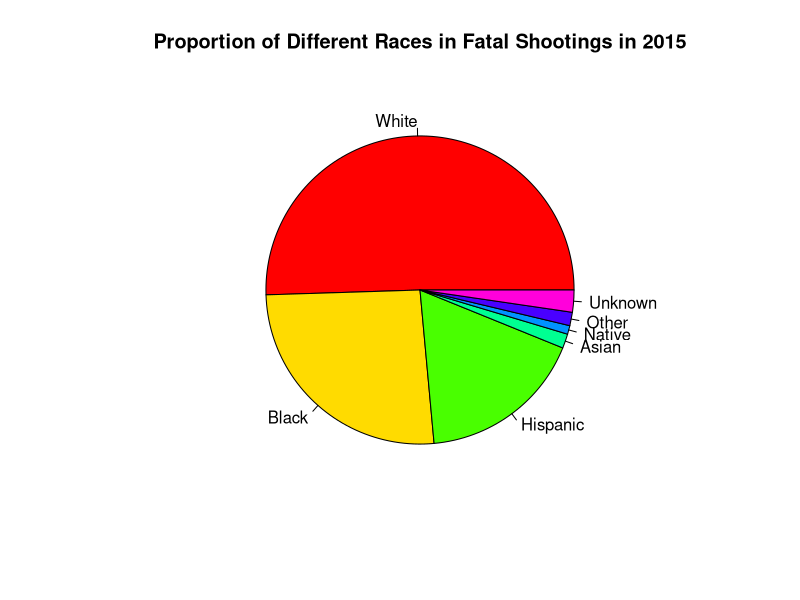
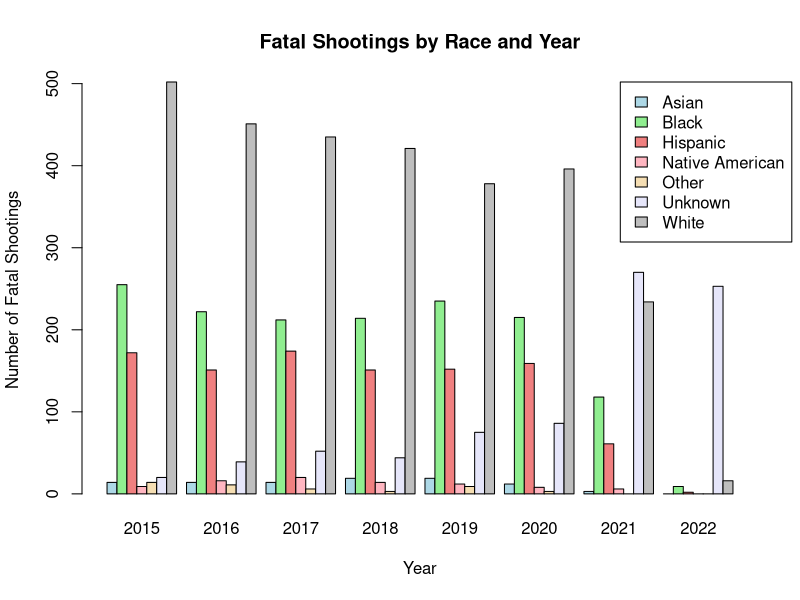
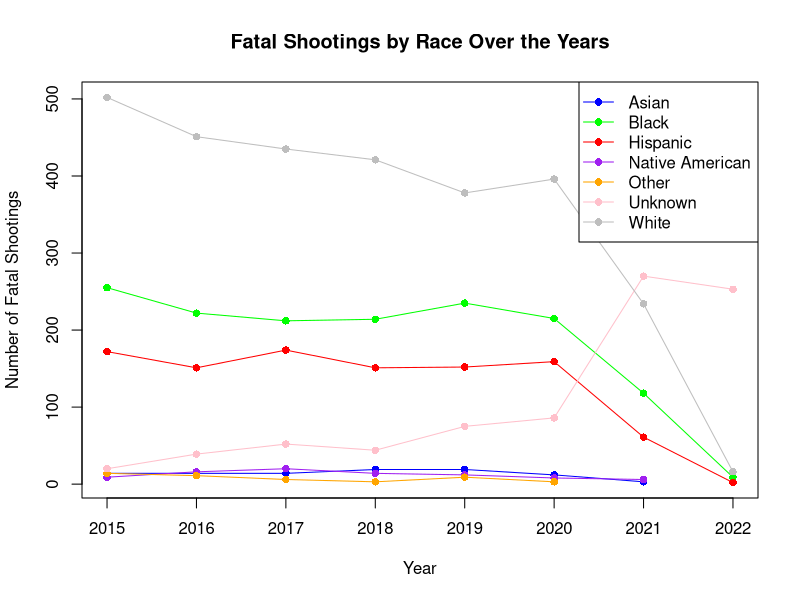
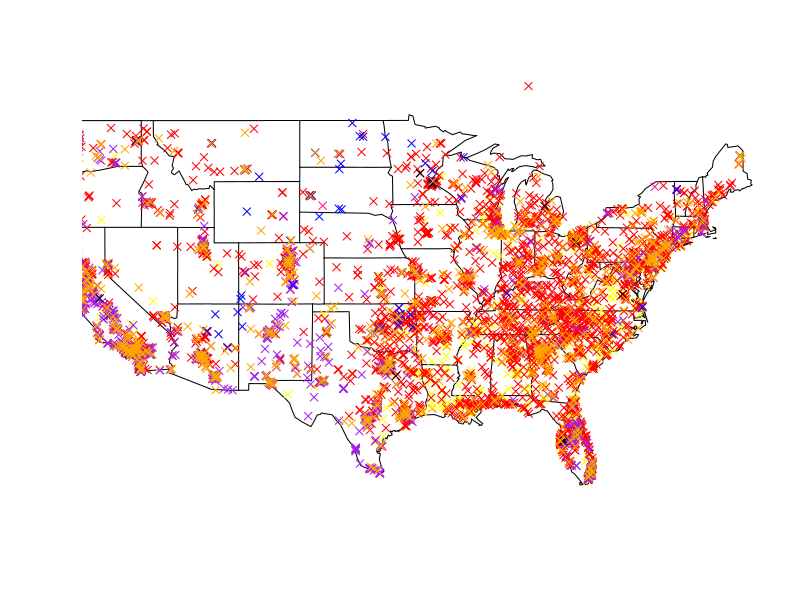
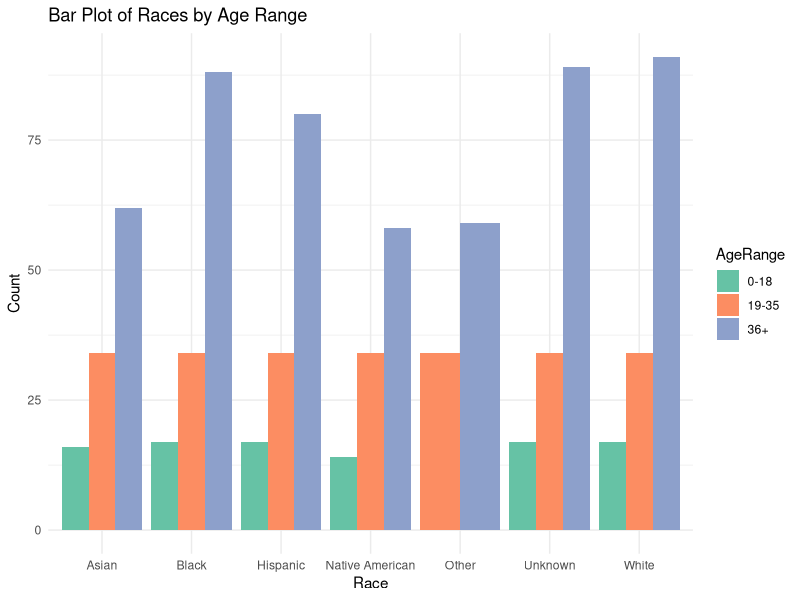

Here is the R script that generated these plots, in order:
## ---- chunk 1
FatalShootingsStats <- read.csv("FatalPoliceShootings_US.csv")

print(class(FatalShootingsStats))

head(FatalShootingsStats)
## ---- chunk 2
#Convert the `date` column to Date format so can extract the year
FatalShootingsStats$date <- as.Date(FatalShootingsStats$date, format = "%m/%d/%Y")

#Made new column for year as an int
FatalShootingsStats$year <- as.integer(format(FatalShootingsStats$date, "%Y"))


## ---- chunk 3
#Analyze 2015 as a test run

data_filtered <- FatalShootingsStats[FatalShootingsStats$year == 2015, ]


#Grab the total amount of times certain races are in the data
asian_count <- nrow(data_filtered[data_filtered$race_name == 'Asian', ])
black_count <- nrow(data_filtered[data_filtered$race_name == 'Black', ])
white_count <- nrow(data_filtered[data_filtered$race_name == 'White', ])
hispanic_count <- nrow(data_filtered[data_filtered$race_name == 'Hispanic', ])
native_count <- nrow(data_filtered[data_filtered$race_name == 'Native American', ])
other_count <- nrow(data_filtered[data_filtered$race_name == 'Other', ])
unknown_count <- nrow(data_filtered[data_filtered$race_name == 'Unknown', ])

#Created a data.frame with counts so can plot them
race_counts <- data.frame(
  race = c("White", "Black", "Hispanic", "Asian", "Native", "Other", "Unknown"),
  count = c(white_count, black_count, hispanic_count, asian_count, native_count, other_count, unknown_count)
)

#Created a pie chart
pie(race_counts$count, 
    labels = race_counts$race, 
    main = "Proportion of Different Races in Fatal Shootings in 2015",
    col = rainbow(length(race_counts$count)))


## ---- chunk 4
## Sophia's addition 
#creating subsets by year

FatalShootingsStats <- na.omit(FatalShootingsStats) # getting rid of rows with any NA values

# basic stats dependent on year
data_15 <- subset(FatalShootingsStats, FatalShootingsStats$year == 2015 )
data_16 <- subset(FatalShootingsStats, FatalShootingsStats$year == 2016 )
data_17 <- subset(FatalShootingsStats, FatalShootingsStats$year == 2017 )
data_18 <- subset(FatalShootingsStats, FatalShootingsStats$year == 2018 )
data_19 <- subset(FatalShootingsStats, FatalShootingsStats$year == 2019 )
data_20 <- subset(FatalShootingsStats, FatalShootingsStats$year == 2020 )
data_21 <- subset(FatalShootingsStats, FatalShootingsStats$year == 2021 )
data_22 <- subset(FatalShootingsStats, FatalShootingsStats$year == 2022 )

total <- c(nrow(data_15), nrow(data_16), nrow(data_17), nrow(data_18), nrow(data_19), nrow(data_20), nrow(data_21), nrow(data_22) )

average_age <- c(mean(data_15$age), mean(data_16$age), mean(data_17$age), mean(data_18$age), mean(data_19$age), mean(data_20$age), mean(data_21$age), mean(data_22$age))

bodycam_false <- c(sum(data_15$body_camera == "FALSE"), sum(data_16$body_camera == "FALSE"), sum(data_17$body_camera == "FALSE"), sum(data_18$body_camera == "FALSE"), sum(data_19$body_camera == "FALSE"), sum(data_20$body_camera == "FALSE"), sum(data_21$body_camera == "FALSE"), sum(data_22$body_camera == "FALSE"))

bodycam_true <- c(sum(data_15$body_camera == "TRUE"), sum(data_16$body_camera == "TRUE"), sum(data_17$body_camera == "TRUE"), sum(data_18$body_camera == "TRUE"), sum(data_19$body_camera == "TRUE"), sum(data_20$body_camera == "TRUE"), sum(data_21$body_camera == "TRUE"), sum(data_22$body_camera == "TRUE"))

bodycam_percent <- c((bodycam_true[1]/total[1]), (bodycam_true[2]/total[2]),(bodycam_true[3]/total[3]),(bodycam_true[4]/total[4]),(bodycam_true[5]/total[5]),(bodycam_true[6]/total[6]),(bodycam_true[7]/total[7]),(bodycam_true[8]/total[7]))

### adding percent of shootings with armed 
gun_armedp <- c((sum(data_15$armed == "gun") / total[1]), (sum(data_16$armed == "gun") / total[2]), (sum(data_17$armed == "gun") / total[3]), (sum(data_18$armed == "gun") / total[4]), (sum(data_19$armed == "gun") / total[5]), (sum(data_20$armed == "gun") / total[6]), (sum(data_21$armed == "gun") / total[7]), (sum(data_22$armed == "gun") / total[7]))

unarmed_armedp <- c((sum(data_15$armed == "unarmed") / total[1]), (sum(data_16$armed == "unarmed") / total[2]), (sum(data_17$armed == "unarmed") / total[3]), (sum(data_18$armed == "unarmed") / total[4]), (sum(data_19$armed == "unarmed") / total[5]), (sum(data_20$armed == "unarmed") / total[6]), (sum(data_21$armed == "unarmed") / total[7]), (sum(data_22$armed == "unarmed") / total[7]))

car_armedp <- c((sum(data_15$armed == "Vehicle") / total[1]), (sum(data_16$armed == "Vehicle") / total[2]), (sum(data_17$armed == "Vehicle") / total[3]), (sum(data_18$armed == "Vehicle") / total[4]), (sum(data_19$armed == "Vehicle") / total[5]), (sum(data_20$armed == "Vehicle") / total[6]), (sum(data_21$armed == "Vehicle") / total[7]), (sum(data_22$armed == "Vehicle") / total[7]))


mental_illness <- c(sum(data_15$signs_of_mental_illness == "TRUE")/total[1], sum(data_16$signs_of_mental_illness == "TRUE")/total[2], sum(data_17$signs_of_mental_illness == "TRUE")/total[3], sum(data_18$signs_of_mental_illness == "TRUE")/total[4], sum(data_19$signs_of_mental_illness == "TRUE")/total[5], sum(data_20$signs_of_mental_illness == "TRUE")/total[6], sum(data_21$signs_of_mental_illness == "TRUE")/total[7], sum(data_22$signs_of_mental_illness == "TRUE")/total[8])

year_stats <- data.frame(total, round(average_age, 1), bodycam_false, bodycam_true, bodycam_percent, gun_armedp, unarmed_armedp, car_armedp, mental_illness) 

names(year_stats) <- c("Total Fatal Shootings", "Average Age", "No Body Camera", "Yes Body Camera", "percent of officers with  body camera", "percent of victims armed with gun", "percent of victims unarmed", "percent of victims armed with vehicle", "percent of victims with mental illness")
rownames(year_stats) <- c("2015", "2016", "2017", "2018", "2019", "2020", "2021", "2022")
year_stats






## ---- chunk 5
# adding colunm for current president -> is not currently working,  


FatalShootingsStats$month <- as.integer(format(FatalShootingsStats$date, "%m"))
FatalShootingsStats$day <- as.integer(format(FatalShootingsStats$date, "%d"))

FatalShootingsStats$President <-ifelse(FatalShootingsStats$month >= 1 & FatalShootingsStats$day >=20 & FatalShootingsStats$year >=2021, FatalShootingsStats$President <-"Joseph R. Biden", FatalShootingsStats$President <-"Donald Trump")

FatalShootingsStats$President <-ifelse((FatalShootingsStats$month >= 1 & FatalShootingsStats$day >=20 & FatalShootingsStats$year <=2016), FatalShootingsStats$President <-"Barack Obama", FatalShootingsStats$President <-"Donald Trump")
data_18 <- subset(FatalShootingsStats, FatalShootingsStats$year >= 2015 )

head(data_18)

## ---- chunk 6
# Aggregate data by year and race_name
race_year_counts <- aggregate(FatalShootingsStats$race_name, 
                              by = list(Year = FatalShootingsStats$year, 
                                        Race = FatalShootingsStats$race_name), 
        
                      FUN = length)

# Rename the count column for clarity
colnames(race_year_counts)[3] <- "Count"

# Create a matrix to store counts for each race across years
race_counts_matrix <- xtabs(Count ~ Race + Year, data = race_year_counts)

# Set up colors for each race
colors <- c("lightblue", "lightgreen", "lightcoral", "lightpink", "wheat", "lavender", "gray")

# Create the bar plot
barplot(race_counts_matrix, beside = TRUE, col = colors,
        main = "Fatal Shootings by Race and Year",
        xlab = "Year", ylab = "Number of Fatal Shootings", 
        legend.text = rownames(race_counts_matrix), 
        args.legend = list(x = "topright", inset = c(-0.05, 0)))

## ---- chunk 7
# Set up an empty plot with the correct axes limits
plot(NULL, xlim = range(race_year_counts$Year), 
     ylim = range(race_year_counts$Count), 
     xlab = "Year", ylab = "Number of Fatal Shootings", 
     main = "Fatal Shootings by Race Over the Years")

# Define colors for each race
race_colors <- c("blue", "green", "red", "purple", "orange", "pink", "gray")

# Get unique races
unique_races <- unique(race_year_counts$Race)

# Loop through each race to plot its line on the graph
for (i in 1:length(unique_races)) {
  # Subset data for the current race
  race_data <- subset(race_year_counts, Race == unique_races[i])
  
  # Plot the line for this race
  lines(race_data$Year, race_data$Count, type = "o", col = race_colors[i], pch = 16)
}

# Add a legend
legend("topright", legend = unique_races, col = race_colors, pch = 16, lty = 1)
## ---- chunk 8
##adding map visual, needs work
library(maps)

asian_count <- subset(FatalShootingsStats, FatalShootingsStats$race_name == 'Asian' )
black_count <- subset(FatalShootingsStats, FatalShootingsStats$race_name == 'Black')
white_count <- subset(FatalShootingsStats, FatalShootingsStats$race_name == 'White')
hispanic_count <- subset(FatalShootingsStats, FatalShootingsStats$race_name == 'Hispanic')
native_count <-subset(FatalShootingsStats, FatalShootingsStats$race_name =='Native American')
other_count <- subset(FatalShootingsStats, FatalShootingsStats$race_name == 'Other')
unknown_count <- subset(FatalShootingsStats, FatalShootingsStats$race_name == 'Unknown')

map("state")
points(asian_count$longitude, asian_count$latitude,
  pch = 4, col = "deeppink", cex = 1)

points(black_count$longitude, black_count$latitude,
  pch = 4, col = "yellow", cex = 1)

points(white_count$longitude, white_count$latitude,
  pch = 4, col = "red", cex = 1)

points(hispanic_count$longitude, hispanic_count$latitude,
  pch = 4, col = "purple", cex = 1)

points(native_count$longitude, native_count$latitude,
  pch = 4, col = "blue", cex = 1)

points(other_count$longitude, other_count$latitude,
  pch = 4, col = "black", cex = 1)

points(unknown_count$longitude, unknown_count$latitude,
  pch = 4, col = "orange", cex = 1)
## ---- chunk 9
library(dplyr)
library(ggplot2)

FatalShootingsStats$age <- as.numeric(as.character(FatalShootingsStats$age))

# Create AgeRange dynamically
FatalShootingsStats$AgeRange <- cut(
  FatalShootingsStats$age,
  breaks = c(0, 18, 35, Inf), # Define age range intervals
  labels = c("0-18", "19-35", "36+"),
  right = FALSE # Makes intervals inclusive on the left
)

# Summarize data to count individuals by Race and AgeRange
summary_data <- FatalShootingsStats %>%
  group_by(race, AgeRange) %>%
  summarise(Count = n(), .groups = "drop")

# Create the bar plot
ggplot(FatalShootingsStats, aes(x = race_name, y = age, fill = AgeRange)) +
  geom_bar(stat = "identity", position = "dodge") + # Position bars side by side
  labs(
    title = "Bar Plot of Races by Age Range",
    x = "Race",
    y = "Count"
  ) +
  scale_fill_brewer(palette = "Set2") + # Optional color palette
  theme_minimal() # Clean theme
